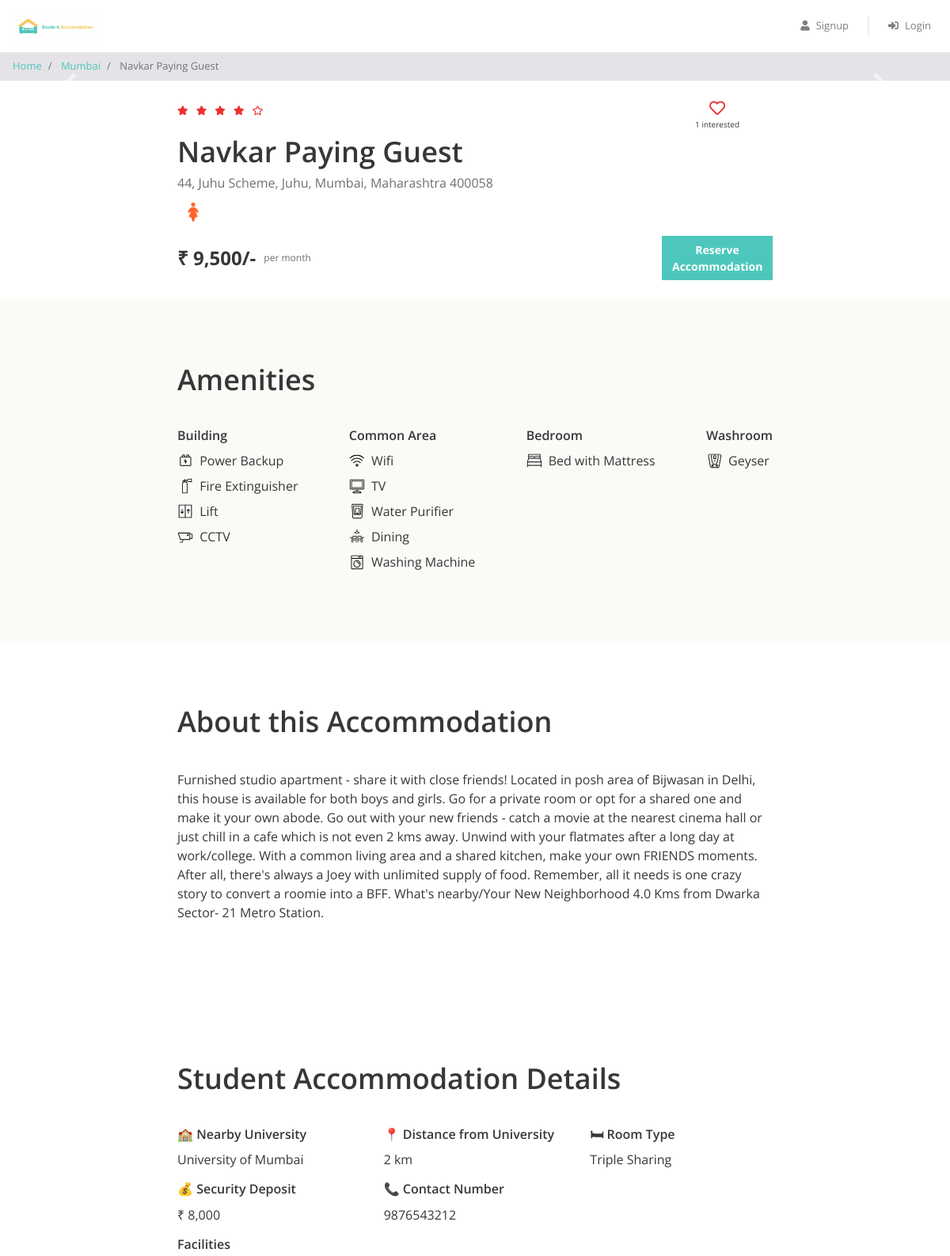
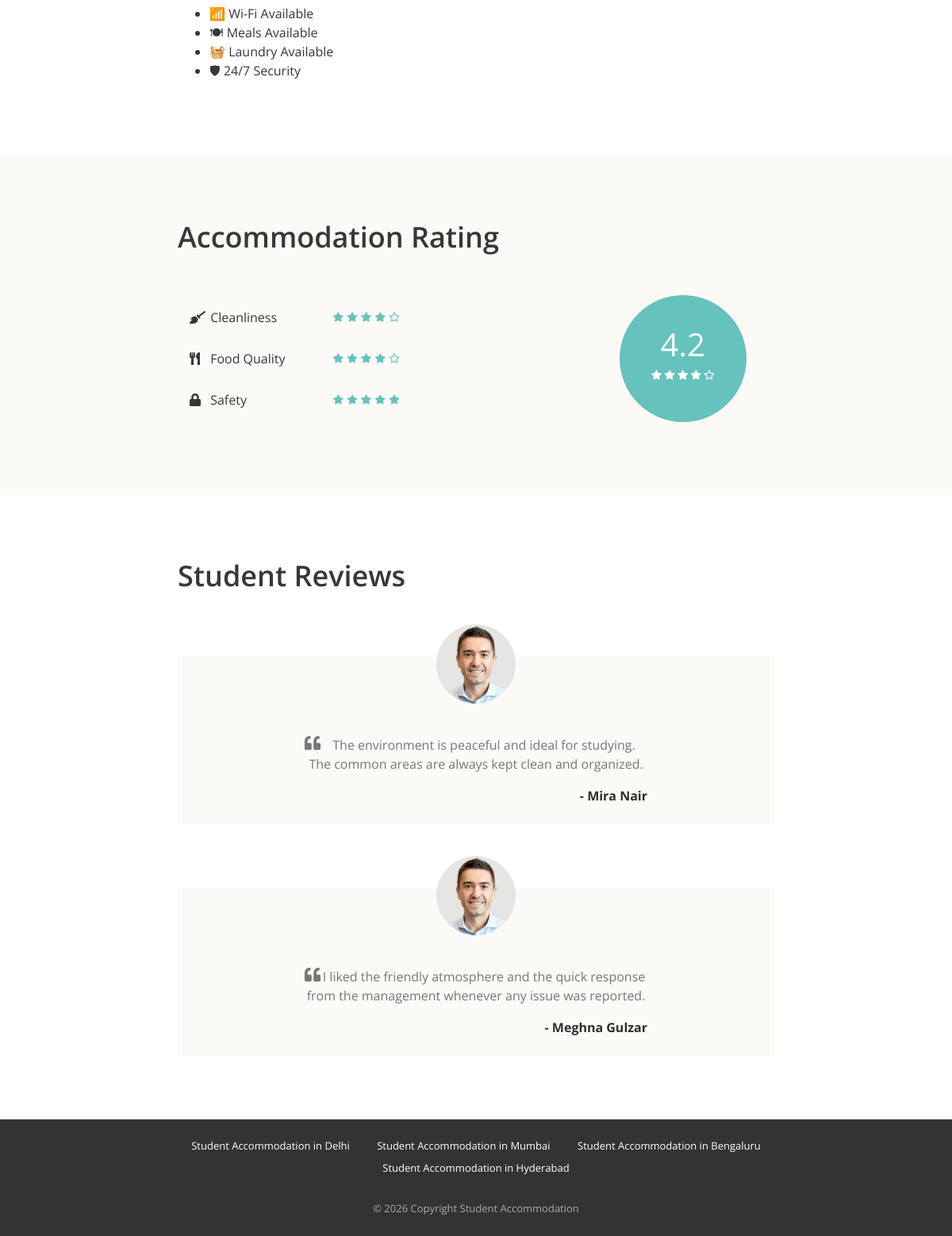
The app's page /property_detail.php?property_id=3 with its own data (2 pictures, top to bottom).
### tables this page shows
CREATE TABLE `properties` (
  `id` int(11) NOT NULL,
  `city_id` int(11) NOT NULL,
  `name` varchar(100) NOT NULL,
  `address` varchar(255) NOT NULL,
  `description` longtext NOT NULL,
  `gender` enum('male','female','unisex') NOT NULL,
  `rent` int(11) NOT NULL,
  `rating_clean` float(2,1) NOT NULL,
  `rating_food` float(2,1) NOT NULL,
  `rating_safety` float(2,1) NOT NULL,
  `university_name` varchar(255) DEFAULT NULL,
  `university_distance` varchar(100) DEFAULT NULL,
  `room_type` varchar(100) DEFAULT NULL,
  `wifi` tinyint(1) DEFAULT 0,
  `meals` tinyint(1) DEFAULT 0,
  `laundry` tinyint(1) DEFAULT 0,
  `security` tinyint(1) DEFAULT 0,
  `deposit` int(11) DEFAULT NULL,
  `contact_number` varchar(15) DEFAULT NULL
);

CREATE TABLE `cities` (
  `id` int(11) NOT NULL,
  `name` varchar(100) NOT NULL
);

CREATE TABLE `amenities` (
  `id` int(11) NOT NULL,
  `name` varchar(100) NOT NULL,
  `type` varchar(100) NOT NULL,
  `icon` varchar(100) NOT NULL
);

CREATE TABLE `testimonials` (
  `id` int(11) NOT NULL,
  `property_id` int(11) NOT NULL,
  `user_name` varchar(100) NOT NULL,
  `content` text NOT NULL
);

### property_detail.php (the view, shortened to what this page needs)
<?php
require "includes/database_connect.php";
$property_id = $_GET["property_id"];
$sql_1 = "SELECT *, p.id AS property_id, p.name AS property_name, c.name AS city_name
            FROM properties p
            INNER JOIN cities c ON p.city_id = c.id
            WHERE p.id = $property_id";
$result_1 = mysqli_query($conn, $sql_1);
$property = mysqli_fetch_assoc($result_1);
$sql_2 = "SELECT * FROM testimonials WHERE property_id = $property_id";
$result_2 = mysqli_query($conn, $sql_2);
$testimonials = mysqli_fetch_all($result_2, MYSQLI_ASSOC);
$sql_3 = "SELECT a.*
            FROM amenities a
            INNER JOIN properties_amenities pa ON a.id = pa.amenity_id
            WHERE pa.property_id = $property_id";
$result_3 = mysqli_query($conn, $sql_3);
$amenities = mysqli_fetch_all($result_3, MYSQLI_ASSOC);
$sql_4 = "SELECT * FROM interested_users_properties WHERE property_id = $property_id";
$result_4 = mysqli_query($conn, $sql_4);
$interested_users_count = mysqli_num_rows($result_4);
?>
<!DOCTYPE html>
<html lang="en">
<head>
    <?php
    include "includes/head_links.php";
    ?>
    <link href="css/property_detail.css" rel="stylesheet" />
</head>
<body>
    <?php
    include "includes/header.php";
    ?>
    <nav aria-label="breadcrumb">
        <ol class="breadcrumb py-2">
            <li class="breadcrumb-item">
                <a href="index.php">Home</a>
            </li>
            <li class="breadcrumb-item">
                <a href="property_list.php?city=<?= $property['city_name']; ?>"><?= $property['city_name']; ?></a>
            </li>
            <li class="breadcrumb-item active" aria-current="page">
                <?= $property['property_name']; ?>
            </li>
        </ol>
    </nav>
    <div id="property-images" class="carousel slide" data-ride="carousel">
        <a class="carousel-control-prev" href="#property-images" role="button" data-slide="prev">
            <span class="carousel-control-prev-icon" aria-hidden="true"></span>
        </a>
        <a class="carousel-control-next" href="#property-images" role="button" data-slide="next">
            <span class="carousel-control-next-icon" aria-hidden="true"></span>
        </a>
    </div>
    <div class="property-summary page-container">
        <div class="row no-gutters justify-content-between">
            <?php
            $total_rating = ($property['rating_clean'] + $property['rating_food'] + $property['rating_safety']) / 3;
            $total_rating = round($total_rating, 1);
            ?>
            <div class="star-container" title="<?= $total_rating ?>">
                <?php
                $rating = $total_rating;
                for ($i = 0; $i < 5; $i++) {
                    if ($rating >= $i + 0.8) {
                ?>
                        <i class="fas fa-star"></i>
                    <?php
                    } elseif ($rating >= $i + 0.3) {
                    ?>
                        <i class="fas fa-star-half-alt"></i>
                    <?php
                    } else {
                    ?>
                        <i class="far fa-star"></i>
                <?php
                    }
                }
                ?>
            </div>
            <div class="interested-container">
<?php
$is_interested = false;
?>
<i
class="is-interested-image <?= $is_interested ? 'fas' : 'far' ?> fa-heart"
data-property-id="<?= $property_id ?>">
</i>
<div class="interested-text">
<span class="interested-user-count">
<?= $interested_users_count ?>
</span>
interested
</div>
</div>
        </div>
        <div class="detail-container">
            <div class="property-name"><?= $property['property_name'] ?></div>
            <div class="property-address"><?= $property['address'] ?></div>
            <div class="property-gender">
                <?php
                if ($property['gender'] == "male") {
                ?>
                    <img src="img/male.png">
                <?php
                } elseif ($property['gender'] == "female") {
                ?>
                    <img src="img/female.png">
                <?php
                } else {
                ?>
                    <img src="img/unisex.png">
                <?php
                }
                ?>
            </div>
        </div>
        <div class="row no-gutters">
            <div class="rent-container col-6">
                <div class="rent">₹ <?= number_format($property['rent']) ?>/-</div>
                <div class="rent-unit">per month</div>
            </div>
            <div class="button-container col-6">
                <a href="#" class="btn btn-primary">Reserve Accommodation</a>
            </div>
        </div>
    </div>
    <div class="property-amenities">
        <div class="page-container">
            <h1>Amenities</h1>
            <div class="row justify-content-between">
                <div class="col-md-auto">
                    <h5>Building</h5>
                    <?php
                    foreach ($amenities as $amenity) {
                        if ($amenity['type'] == "Building") {
                    ?>
                            <div class="amenity-container">
                                <img src="img/amenities/<?= $amenity['icon'] ?>.svg">
                                <span><?= $amenity['name'] ?></span>
                            </div>
                    <?php
                        }
                    }
                    ?>
                </div>
                <div class="col-md-auto">
                    <h5>Common Area</h5>
                    <?php
                    foreach ($amenities as $amenity) {
                        if ($amenity['type'] == "Common Area") {
                    ?>
                            <div class="amenity-container">
                                <img src="img/amenities/<?= $amenity['icon'] ?>.svg">
                                <span><?= $amenity['name'] ?></span>
                            </div>
                    <?php
                        }
                    }
                    ?>
                </div>
                <div class="col-md-auto">
                    <h5>Bedroom</h5>
                    <?php
                    foreach ($amenities as $amenity) {
                        if ($amenity['type'] == "Bedroom") {
                    ?>
                            <div class="amenity-container">
                                <img src="img/amenities/<?= $amenity['icon'] ?>.svg">
                                <span><?= $amenity['name'] ?></span>
                            </div>
                    <?php
                        }
                    }
                    ?>
                </div>
                <div class="col-md-auto">
                    <h5>Washroom</h5>
                    <?php
                    foreach ($amenities as $amenity) {
                        if ($amenity['type'] == "Washroom") {
                    ?>
                            <div class="amenity-container">
                                <img src="img/amenities/<?= $amenity['icon'] ?>.svg">
                                <span><?= $amenity['name'] ?></span>
                            </div>
                    <?php
                        }
                    }
                    ?>
                </div>
            </div>
        </div>
    </div>
    <div class="property-about page-container">
        <h1>About this Accommodation</h1>
        <p><?= $property['description'] ?></p>
    </div>
    <div class="property-about page-container">
    <h1>Student Accommodation Details</h1>
    <div class="row">
        <div class="col-md-4">
            <h5>🏫 Nearby University</h5>
            <p><?= $property['university_name']; ?></p>
        </div>
        <div class="col-md-4">
            <h5>📍 Distance from University</h5>
            <p><?= $property['university_distance']; ?></p>
        </div>
        <div class="col-md-4">
            <h5>🛏 Room Type</h5>
            <p><?= $property['room_type']; ?></p>
        </div>
        <div class="col-md-4">
            <h5>💰 Security Deposit</h5>
            <p>₹ <?= number_format($property['deposit']); ?></p>
        </div>
        <div class="col-md-4">
            <h5>📞 Contact Number</h5>
            <p><?= $property['contact_number']; ?></p>
        </div>
    </div>
    <h5>Facilities</h5>
    <ul>
        <?php if($property['wifi']) { ?>
            <li>📶 Wi-Fi Available</li>
        <?php } ?>
        <?php if($property['meals']) { ?>
            <li>🍽 Meals Available</li>
        <?php } ?>
        <?php if($property['laundry']) { ?>
            <li>🧺 Laundry Available</li>
        <?php } ?>
        <?php if($property['security']) { ?>
            <li>🛡 24/7 Security</li>
        <?php } ?>
    </ul>
</div>
    <div class="property-rating">
        <div class="page-container">
            <h1>Accommodation Rating</h1>
            <div class="row align-items-center justify-content-between">
                <div class="col-md-6">
                    <div class="rating-criteria row">
                        <div class="col-6">
                            <i class="rating-criteria-icon fas fa-broom"></i>
                            <span class="rating-criteria-text">Cleanliness</span>
                        </div>
                        <div class="rating-criteria-star-container col-6" title="<?= $property['rating_clean'] ?>">
                            <?php
                            $rating = $property['rating_clean'];
                            for ($i = 0; $i < 5; $i++) {
                                if ($rating >= $i + 0.8) {
                            ?>
                                    <i class="fas fa-star"></i>
                                <?php
                                } elseif ($rating >= $i + 0.3) {
                                ?>
                                    <i class="fas fa-star-half-alt"></i>
                                <?php
                                } else {
                                ?>
                                    <i class="far fa-star"></i>
                            <?php
                                }
                            }
                            ?>
                        </div>
                    </div>
                    <div class="rating-criteria row">
                        <div class="col-6">
                            <i class="rating-criteria-icon fas fa-utensils"></i>
                            <span class="rating-criteria-text">Food Quality</span>
                        </div>
                        <div class="rating-criteria-star-container col-6" title="<?= $property['rating_food'] ?>">
                            <?php
                            $rating = $property['rating_food'];
                            for ($i = 0; $i < 5; $i++) {
                                if ($rating >= $i + 0.8) {
                            ?>
                                    <i class="fas fa-star"></i>
                                <?php
                                } elseif ($rating >= $i + 0.3) {
                                ?>
                                    <i class="fas fa-star-half-alt"></i>
                                <?php
                                } else {
                                ?>
                                    <i class="far fa-star"></i>
                            <?php
                                }
                            }
                            ?>
                        </div>
                    </div>
                    <div class="rating-criteria row">
                        <div class="col-6">
                            <i class="rating-criteria-icon fa fa-lock"></i>
                            <span class="rating-criteria-text">Safety</span>
                        </div>
                        <div class="rating-criteria-star-container col-6" title="<?= $property['rating_safety'] ?>">
                            <?php
                            $rating = $property['rating_safety'];
                            for ($i = 0; $i < 5; $i++) {
                                if ($rating >= $i + 0.8) {
                            ?>
                                    <i class="fas fa-star"></i>
                                <?php
                                } elseif ($rating >= $i + 0.3) {
                                ?>
                                    <i class="fas fa-star-half-alt"></i>
                                <?php
                                } else {
                                ?>
                                    <i class="far fa-star"></i>
                            <?php
                                }
                            }
                            ?>
                        </div>
                    </div>
                </div>
                <div class="col-md-4">
                    <div class="rating-circle">
                        <?php
                        $total_rating = ($property['rating_clean'] + $property['rating_food'] + $property['rating_safety']) / 3;
                        $total_rating = round($total_rating, 1);
                        ?>
                        <div class="total-rating"><?= $total_rating ?></div>
                        <div class="rating-circle-star-container">
                            <?php
                            $rating = $total_rating;
                            for ($i = 0; $i < 5; $i++) {
                                if ($rating >= $i + 0.8) {
                            ?>
                                    <i class="fas fa-star"></i>
                                <?php
                                } elseif ($rating >= $i + 0.3) {
                                ?>
                                    <i class="fas fa-star-half-alt"></i>
                                <?php
                                } else {
                                ?>
                                    <i class="far fa-star"></i>
                            <?php
                                }
                            }
                            ?>
                        </div>
                    </div>
                </div>
            </div>
        </div>
    </div>
    <div class="property-testimonials page-container">
        <h1>Student Reviews</h1>
        <?php
        foreach ($testimonials as $testimonial) {
        ?>
            <div class="testimonial-block">
                <div class="testimonial-image-container">
                    <img class="testimonial-img" src="img/man.png">
                </div>
                <div class="testimonial-text">
                    <i class="fa fa-quote-left" aria-hidden="true"></i>
                    <p><?= $testimonial['content'] ?></p>
                </div>
                <div class="testimonial-name">- <?= $testimonial['user_name'] ?></div>
            </div>
        <?php
        }
        ?>
    </div>
    <?php
include "includes/footer.php";
?>
</body>
</html>

### records on screen
properties: city.name "Mumbai", name "Navkar Paying Guest", address "44, Juhu Scheme, Juhu, Mumbai, Maharashtra 400058", rent "9,500", description "Furnished studio apartment - share it with close friends! Located in posh area of Bijwasan in Delhi, this house is available for both boys and girls. Go for a private room or opt for a shared one and make it your own abode. Go out with your new friends - catch a movie at the nearest cinema hall or just chill in a cafe which is not even 2 kms away. Unwind with your flatmates after a long day at work/college. With a common living area and a shared kitchen, make your own FRIENDS moments. After all, there's always a Joey with unlimited supply of food. Remember, all it needs is one crazy story to convert a roomie into a BFF. What's nearby/Your New Neighborhood 4.0 Kms from Dwarka Sector- 21…", university_name "University of Mumbai", university_distance "2 km", room_type "Triple Sharing", deposit "8,000", contact_number "9876543212", total_rating "4.2"
amenities: icon (picture), name "Power Backup"
amenities: icon (picture), name "Fire Extinguisher"
amenities: icon (picture), name "Lift"
amenities: icon (picture), name "CCTV"
amenities: icon (picture), name "Wifi"
amenities: shows a picture, name "TV"
amenities: icon (picture), name "Water Purifier"
amenities: icon (picture), name "Dining"
amenities: icon (picture), name "Washing Machine"
amenities: name "Bed with Mattress"
amenities: icon (picture), name "Geyser"
testimonials: content "The environment is peaceful and ideal for studying. The common areas are always kept clean and organized.", user_name "Mira Nair"
testimonials: content "I liked the friendly atmosphere and the quick response from the management whenever any issue was reported.", user_name "Meghna Gulzar"

### other values on screen
$interested_users_count "1"
